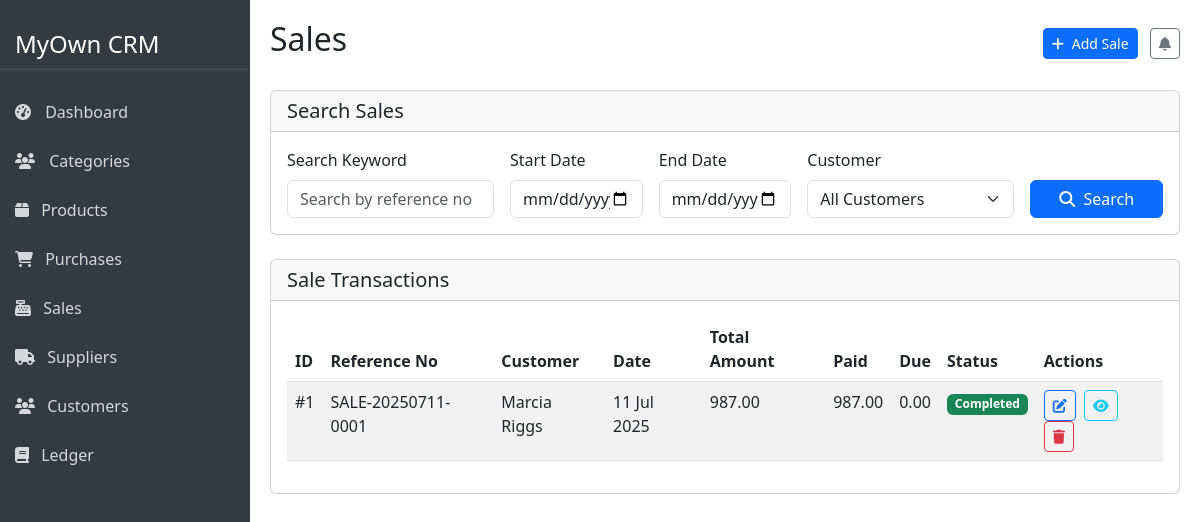
The page /sales/sales.php on the database its author committed.
### tables this page shows
CREATE TABLE `sales` (
  `id` int(11) NOT NULL,
  `reference_no` varchar(50) NOT NULL,
  `customer_id` int(11) DEFAULT NULL,
  `total_amount` decimal(10,2) NOT NULL,
  `paid_amount` decimal(10,2) NOT NULL,
  `due_amount` decimal(10,2) NOT NULL,
  `payment_method_id` int(11) DEFAULT NULL,
  `sale_date` date NOT NULL,
  `notes` text DEFAULT NULL,
  `status` tinyint(1) DEFAULT 1,
  `created_at` timestamp NOT NULL DEFAULT current_timestamp()
);

CREATE TABLE `customers` (
  `id` int(11) NOT NULL,
  `name` varchar(100) NOT NULL,
  `phone` varchar(20) DEFAULT NULL,
  `email` varchar(100) DEFAULT NULL,
  `address` text DEFAULT NULL,
  `status` tinyint(1) DEFAULT 1,
  `created_at` timestamp NOT NULL DEFAULT current_timestamp()
);

### database/database.php (called while the page is built, shortened)
<?php
class Database {
    protected $host = 'localhost';
    protected $user = 'root';
    protected $password = '';
    protected $dbname = 'oop-project';
    public $con = null;
    public function __construct(){
        if($this->con == null){
            $this->con = mysqli_connect($this->host,$this->user,$this->password,$this->dbname);
        }
    }
}
?>

### sales/sale.class.php (called while the page is built, shortened)
<?php
require_once ROOT_PATH . 'database/database.php';
class Sale extends Database {
    private $table = 'sales';
    public function getAll($page = 1, $perPage = 10) {
        $offset = ($page - 1) * $perPage;
        $sql = "SELECT s.*, c.name as customer_name, pm.name as payment_method
               FROM {$this->table} s
               LEFT JOIN customers c ON s.customer_id = c.id
               LEFT JOIN payment_methods pm ON s.payment_method_id = pm.id
               ORDER BY s.id DESC LIMIT {$offset}, {$perPage}";
        $result = $this->con->query($sql);
        $sales = [];
        if ($result->num_rows > 0) {
            while ($row = $result->fetch_assoc()) {
                $sales[] = $row;
            }
        }
        return $sales;
    }
}
?>

### sales/sales.php (the view, shortened to what this page needs)
<?php
require_once ROOT_PATH . 'sales/sale.class.php';
$saleObj = new Sale();
$perPage = 5;
$page = isset($_GET['page']) ? (int)$_GET['page'] : 1;
$search_keyword = '';
$start_date = '';
$end_date = '';
if (isset($_GET['search'])) {
    $search_keyword = $_GET['search_keyword'] ?? '';
    $start_date = $_GET['start_date'] ?? '';
    $end_date = $_GET['end_date'] ?? '';
    $customer_id = isset($_GET['customer_id']) && $_GET['customer_id'] !== '' ? (int)$_GET['customer_id'] : null;
    $sales = $saleObj->search($search_keyword, $start_date, $end_date, $customer_id, $page, $perPage);
    $totalItems = $saleObj->countSearch($search_keyword, $start_date, $end_date, $customer_id);
} else {
    $sales = $saleObj->getAll($page, $perPage);
}
require ROOT_PATH . 'includes/header.php';
?>
<div class="d-flex">
    <?php
    require ROOT_PATH . 'includes/sidebar.php';
    ?>
    <div class="main-content">
        <div class="d-flex justify-content-between align-items-center mb-4">
            <h2>Sales</h2>
            <div>
                <a href="create_sale.php" class="btn btn-primary btn-sm me-2">
                    <i class="fas fa-plus me-1"></i> Add Sale
                </a>
                <button class="btn btn-outline-secondary btn-sm">
                    <i class="fas fa-bell"></i>
                </button>
            </div>
        </div>
        <div class="card mb-4">
            <div class="card-header">
                <h5 class="mb-0">Search Sales</h5>
            </div>
            <div class="card-body">
                <form action="" method="get" class="row g-3">
                    <div class="col-md-3">
                        <label for="searchKeyword" class="form-label">Search Keyword</label>
                        <input type="text" class="form-control" id="searchKeyword" name="search_keyword" value="<?php echo htmlspecialchars($search_keyword); ?>" placeholder="Search by reference no">
                    </div>
                    <div class="col-md-2">
                        <label for="startDate" class="form-label">Start Date</label>
                        <input type="date" class="form-control" id="startDate" name="start_date" value="<?php echo htmlspecialchars($start_date); ?>">
                    </div>
                    <div class="col-md-2">
                        <label for="endDate" class="form-label">End Date</label>
                        <input type="date" class="form-control" id="endDate" name="end_date" value="<?php echo htmlspecialchars($end_date); ?>">
                    </div>
                    <div class="col-md-3">
                        <label for="customerFilter" class="form-label">Customer</label>
                        <select class="form-select" id="customerFilter" name="customer_id">
                            <option value="">All Customers</option>
                        </select>
                    </div>
                    <div class="col-md-2 d-flex align-items-end">
                        <button type="submit" name="search" value="1" class="btn btn-primary w-100">
                            <i class="fas fa-search me-1"></i> Search
                        </button>
                    </div>
                </form>
            </div>
        </div>
        <div class="card mb-4">
            <div class="card-header d-flex justify-content-between align-items-center">
                <h5 class="mb-0">Sale Transactions</h5>
            </div>
            <div class="card-body">
                <div class="table-responsive">
                    <table class="table table-striped">
                        <thead>
                            <tr>
                                <th>ID</th>
                                <th>Reference No</th>
                                <th>Customer</th>
                                <th>Date</th>
                                <th>Total Amount</th>
                                <th>Paid</th>
                                <th>Due</th>
                                <th>Status</th>
                                <th>Actions</th>
                            </tr>
                        </thead>
                        <tbody>
                            <?php if (empty($sales)): ?>
                            <tr>
                                <td colspan="9" class="text-center">No sales found</td>
                            </tr>
                            <?php else: ?>
                                <?php foreach ($sales as $sale): ?>
                                <tr>
                                    <td>#<?php echo $sale['id']; ?></td>
                                    <td><?php echo $sale['reference_no']; ?></td>
                                    <td><?php echo $sale['customer_name']; ?></td>
                                    <td><?php echo date('d M Y', strtotime($sale['sale_date'])); ?></td>
                                    <td><?php echo number_format($sale['total_amount'], 2); ?></td>
                                    <td><?php echo number_format($sale['paid_amount'], 2); ?></td>
                                    <td><?php echo number_format($sale['due_amount'], 2); ?></td>
                                    <td>
                                        <?php if ($sale['status'] == 1): ?>
                                            <span class="badge bg-success">Completed</span>
                                        <?php elseif ($sale['status'] == 2): ?>
                                            <span class="badge bg-warning">Pending</span>
                                        <?php else: ?>
                                            <span class="badge bg-danger">Cancelled</span>
                                        <?php endif; ?>
                                    </td>
                                    <td>
                                    <a href="update_sale.php?id=<?php echo $sale['id']; ?>" class="btn btn-sm btn-outline-primary me-1"><i class="fas fa-edit"></i></a>
                                        <a href="view_sale.php?id=<?php echo $sale['id']; ?>" class="btn btn-sm btn-outline-info me-1"><i class="fas fa-eye"></i></a>
                                        <a href="sales.php?delete=<?php echo $sale['id']; ?>" class="btn btn-sm btn-outline-danger" onclick="return confirm('Are you sure you want to delete this sale? This will also update product quantities and remove ledger entries.')"><i class="fas fa-trash"></i></a>
                                    </td>
                                </tr>
                                <?php endforeach; ?>
                            <?php endif; ?>
                        </tbody>
                    </table>
                </div>
            </div>
        </div>
    </div>
</div>
<?php
require ROOT_PATH . 'includes/footer.php';
?>

### includes/header.php (style rules this page uses)
body { overflow-x: hidden; }
.main-content { margin-left: 250px; width: 100%; padding: 20px; transition: all 0.3s; }

### rows shown on the page
sales: id "1", reference_no "SALE-20250711-0001", customer.name "Marcia Riggs", sale_date "11 Jul 2025", total_amount "987.00", paid_amount "987.00", due_amount "0.00", status "Completed"
